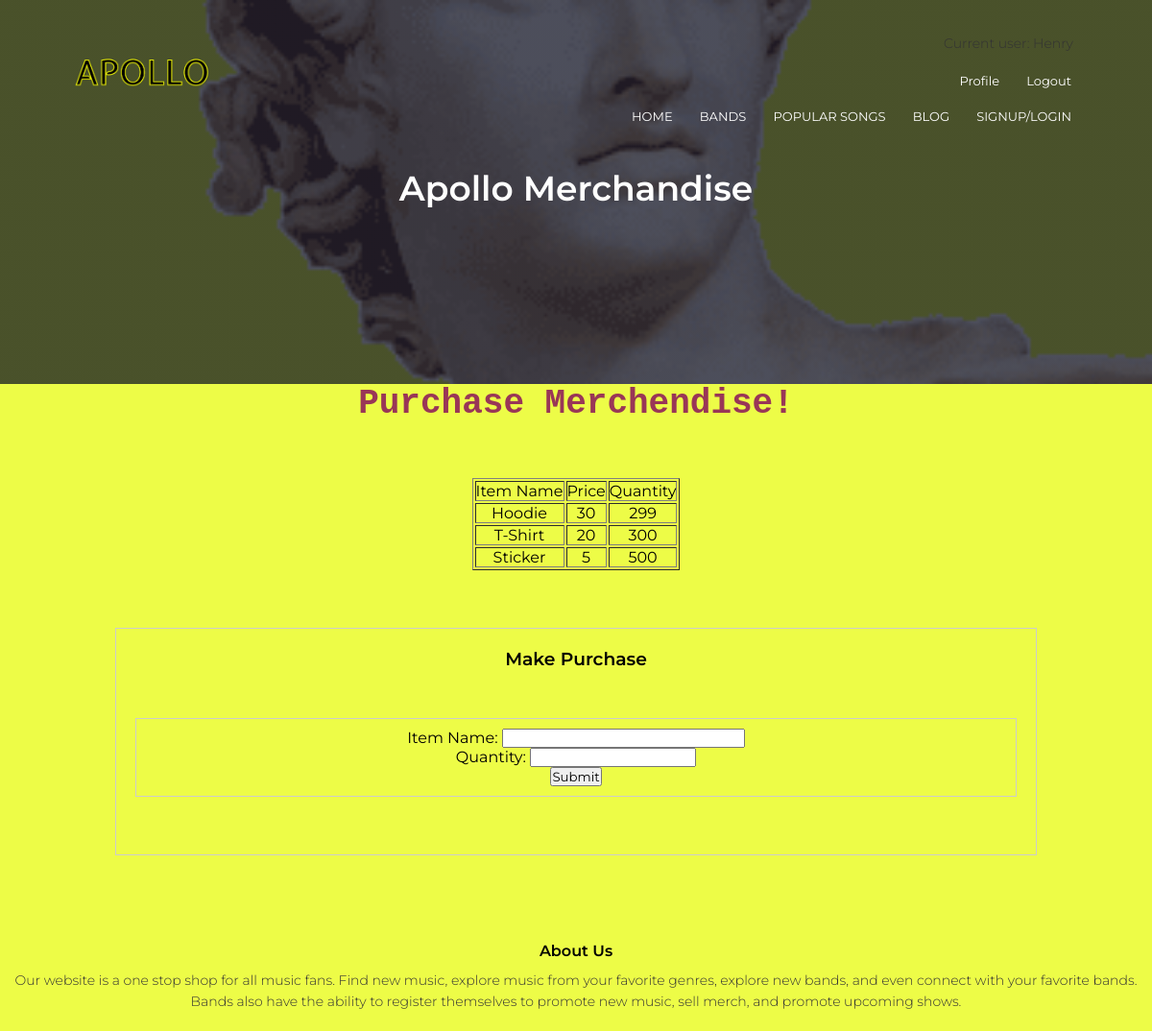
Page /buy-merch/5 (signed in) on the committed database.
### models.py (models this page shows)
class User(UserMixin, db.Model):
    __tablename__ = 'user'
    id = db.Column(db.Integer, primary_key=True)
    email = db.Column(db.String(100), unique=True)
    password = db.Column(db.String(100))
    name = db.Column(db.String(100))
    account_type = db.Column(db.String(100))
    num_logins = db.Column(db.Integer)
    num_posts = db.Column(db.Integer)

class Merchendise(db.Model):
    __tablename__ = 'merchendise'
    id = db.Column(db.Integer, primary_key=True)
    user_id = db.Column(db.Integer)
    item_name = db.Column(db.String(100))
    price = db.Column(db.Integer)
    quantity = db.Column(db.Integer)

### main.py (the view, shortened to what this page needs)
@main.route('/buy-merch/<int:uid>', methods=['GET','POST'])
def buy_merch(uid):
    all_merch = Merchendise.query.filter_by(user_id=uid)
    form = SellMerchForm(item_name='', quantity='')
    return render_template('sell-merch.html',form=form, rows=all_merch, bid=uid)

### main.py
class SellMerchForm(FlaskForm):
  item_name = StringField('Item Name: ', validators=[DataRequired()])
  quantity = StringField('Quantity: ', validators=[DataRequired()])
  submit = SubmitField('Submit')

### __init__.py (called while the page is built)
def create_app():
    app = Flask(__name__)
    app.config['SECRET_KEY'] = 'secret-key-goes-here'
    app.config['SQLALCHEMY_DATABASE_URI'] = 'sqlite:///db.sqlite'
    db.init_app(app)
    from .auth import auth as auth_blueprint
    app.register_blueprint(auth_blueprint)
    from .main import main as main_blueprint
    app.register_blueprint(main_blueprint)
    login_manager = LoginManager()
    login_manager.login_view = 'auth.login'
    login_manager.init_app(app)
    from .models import User
    @login_manager.user_loader
    def load_user(id):
        if User.query.get(int(id)):
            return User.query.get(int(id))
    with app.app_context():
        db.create_all()
        db.session.commit()
    return app

### templates/sell-merch.html (shortened to what this page needs)
{% extends "header.html" %}
    {% block title %} Apollo Merchandise {% endblock %}
{% block content %}
<body style="background-color: #edfc47;">
    <h1 style="color:#993657; text-align: center; font-family: 'Courier New', monospace;">Purchase Merchendise!</h1>
    <br><br><br>
    <table border = 1 style="margin-left: auto; margin-right: auto; text-align: center;">
        <thead>
           <td>Item Name</td>
           <td>Price</td>
           <td>Quantity</td>
        </thead>
        {% for row in rows %}
           <tr>
              <td>{{row["item_name"]}}</td>
              <td>{{row["price"]}}</td>
              <td> {{ row["quantity"]}}</td>
           </tr>
        {% endfor %}
     </table>
    <section class="login-content">
        <div align="center">
            <div class="login-box">
                <form method="POST">
                    <h3>Make Purchase</h3>
                    <div class="login-box">
                        <div class="field">
                            {{ form.item_name.label }}
                            {{ form.item_name(size=30) }}
                        </div>
                        <div class="field">
                            {{ form.quantity.label }}
                            {{ form.quantity }}
                        </div>
                        {{ form.submit() }}
                    </div>
                </form>
            </div>
        </div>
    </section>
</body>
{% endblock %}

### templates/header.html (shortened to what this page needs)
<!DOCTYPE html>
<html>
<head>
    <link rel="stylesheet" href="https://stackpath.bootstrapcdn.com/font-awesome/4.7.0/css/font-awesome.min.css">
    <section class="sub-header">
        <nav>
            <a href="{{ url_for('main.index') }}"><img src="{{ url_for('static', filename='images/logo.png') }}" width="100" heigth="40" ></a>
            <div class="nav-links" id="navLinks">
            {% if current_user.is_authenticated %}
                <p>Current user: {{current_user.name }}</p>
                <ul>
                    <li><a href="{{ url_for('main.reg_profile') }}">Profile</a></li>
                    <li><a href="{{ url_for('auth.logout') }}">Logout</a></li>
                </ul>
            {% endif %}
                <ul>
                    <li><a href="{{ url_for('main.index') }}">HOME</a></li>
                    <li><a href="{{ url_for('main.bands') }}">BANDS</a></li>
                    <li><a href="{{ url_for('main.popular') }}">POPULAR SONGS</a></li>
                    <li><a href="{{ url_for('main.blog') }}">BLOG</a></li>
                    <li><a href="{{ url_for('main.singup_login_redir') }}">SIGNUP/LOGIN</a></li>
                </ul>
            </div>
        </nav>
        <h1>{% block title %} {% endblock %}</h1>
    </section>
</head>
<body>
    {% block content %} {% endblock %}
<section class="footer">
    <h4>About Us</h4>
    <p>Our website is a one stop shop for all music fans. Find new music, explore music from your favorite genres, explore new bands, and even connect with your favorite bands. Bands also have the ability to register themselves to promote new music, sell merch, and promote upcoming shows.</p>
</section>
</body>
    </html>

### rows in the picture
User: name "Henry"
Merchendise: item_name "Hoodie", price "30", quantity "299"
Merchendise: item_name "T-Shirt", price "20", quantity "300"
Merchendise: item_name "Sticker", price "5", quantity "500"
